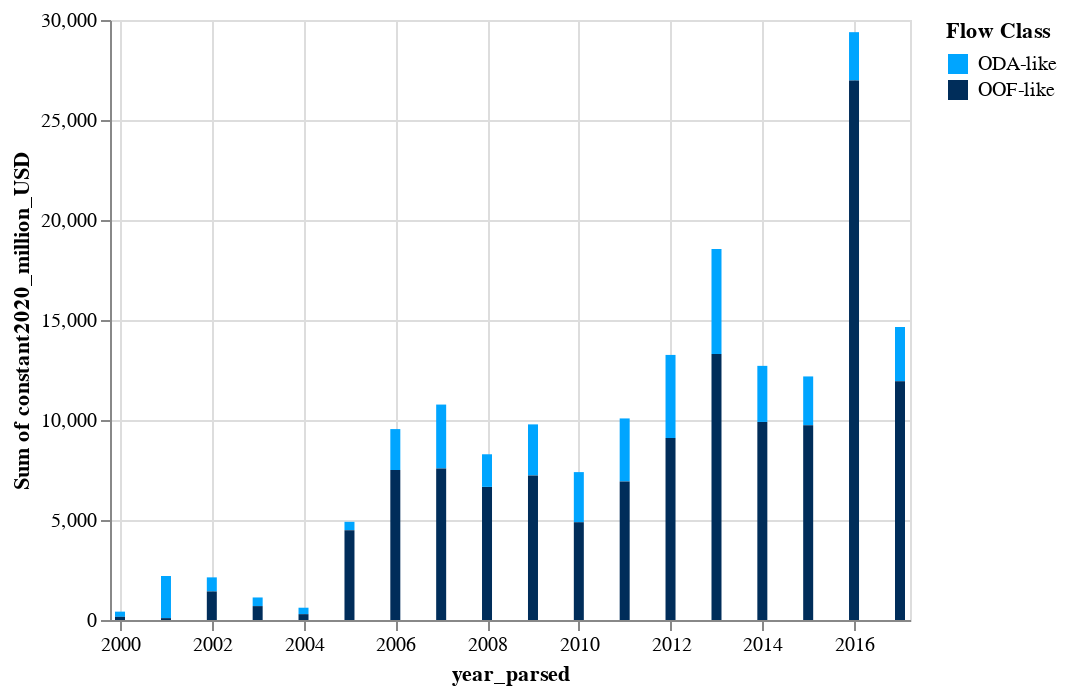

The notebook cell this image was saved under:
### Code cell
alt.Chart(cftimeline).mark_bar().encode(
    alt.Color('Flow Class', scale = alt.Scale(domain=['ODA-like','OOF-like'], range=['#00A5FF','#002D5A'])),
    x='year_parsed:T',
    y='sum(constant2020_million_USD)',

)

### Figure 1 — Vega-Lite specification as saved in the notebook (floating-point values rounded to 4 significant figures)
{"config": {"view": {"continuousWidth": 400, "continuousHeight": 300}}, "data": {"name": "data-5826ce70611190d89de4428ae7beabb6"}, "mark": "bar", "encoding": {"color": {"type": "nominal", "field": "Flow Class", "scale": {"domain": ["ODA-like", "OOF-like"], "range": ["#00A5FF", "#002D5A"]}}, "x": {"type": "temporal", "field": "year_parsed"}, "y": {"type": "quantitative", "aggregate": "sum", "field": "constant2020_million_USD"}}, "$schema": "https://vega.github.io/schema/vega-lite/v4.8.1.json", "datasets": {"data-5826ce70611190d89de4428ae7beabb6": [{"Commitment Year": 2000, "Flow Class": "ODA-like", "constant2020_million_USD": 259.3, "year_parsed": "2000-01-01T00:00:00"}, {"Commitment Year": 2000, "Flow Class": "OOF-like", "constant2020_million_USD": 158.4, "year_parsed": "2000-01-01T00:00:00"}, {"Commitment Year": 2001, "Flow Class": "ODA-like", "constant2020_million_USD": 2105.0, "year_parsed": "2001-01-01T00:00:00"}, {"Commitment Year": 2001, "Flow Class": "OOF-like", "constant2020_million_USD": 93.57, "year_parsed": "2001-01-01T00:00:00"}, {"Commitment Year": 2002, "Flow Class": "ODA-like", "constant2020_million_USD": 704.1, "year_parsed": "2002-01-01T00:00:00"}, {"Commitment Year": 2002, "Flow Class": "OOF-like", "constant2020_million_USD": 1427.0, "year_parsed": "2002-01-01T00:00:00"}, {"Commitment Year": 2003, "Flow Class": "ODA-like", "constant2020_million_USD": 432.1, "year_parsed": "2003-01-01T00:00:00"}, {"Commitment Year": 2003, "Flow Class": "OOF-like", "constant2020_million_USD": 694.6, "year_parsed": "2003-01-01T00:00:00"}, {"Commitment Year": 2004, "Flow Class": "ODA-like", "constant2020_million_USD": 322.8, "year_parsed": "2004-01-01T00:00:00"}, {"Commitment Year": 2004, "Flow Class": "OOF-like", "constant2020_million_USD": 291.5, "year_parsed": "2004-01-01T00:00:00"}, {"Commitment Year": 2005, "Flow Class": "ODA-like", "constant2020_million_USD": 418.8, "year_parsed": "2005-01-01T00:00:00"}, {"Commitment Year": 2005, "Flow Class": "OOF-like", "constant2020_million_USD": 4490.0, "year_parsed": "2005-01-01T00:00:00"}, {"Commitment Year": 2006, "Flow Class": "ODA-like", "constant2020_million_USD": 2046.0, "year_parsed": "2006-01-01T00:00:00"}, {"Commitment Year": 2006, "Flow Class": "OOF-like", "constant2020_million_USD": 7500.0, "year_parsed": "2006-01-01T00:00:00"}, {"Commitment Year": 2007, "Flow Class": "ODA-like", "constant2020_million_USD": 3195.0, "year_parsed": "2007-01-01T00:00:00"}, {"Commitment Year": 2007, "Flow Class": "OOF-like", "constant2020_million_USD": 7577.0, "year_parsed": "2007-01-01T00:00:00"}, {"Commitment Year": 2008, "Flow Class": "ODA-like", "constant2020_million_USD": 1631.0, "year_parsed": "2008-01-01T00:00:00"}, {"Commitment Year": 2008, "Flow Class": "OOF-like", "constant2020_million_USD": 6655.0, "year_parsed": "2008-01-01T00:00:00"}, {"Commitment Year": 2009, "Flow Class": "ODA-like", "constant2020_million_USD": 2552.0, "year_parsed": "2009-01-01T00:00:00"}, {"Commitment Year": 2009, "Flow Class": "OOF-like", "constant2020_million_USD": 7228.0, "year_parsed": "2009-01-01T00:00:00"}, {"Commitment Year": 2010, "Flow Class": "ODA-like", "constant2020_million_USD": 2511.0, "year_parsed": "2010-01-01T00:00:00"}, {"Commitment Year": 2010, "Flow Class": "OOF-like", "constant2020_million_USD": 4884.0, "year_parsed": "2010-01-01T00:00:00"}, {"Commitment Year": 2011, "Flow Class": "ODA-like", "constant2020_million_USD": 3151.0, "year_parsed": "2011-01-01T00:00:00"}, {"Commitment Year": 2011, "Flow Class": "OOF-like", "constant2020_million_USD": 6927.0, "year_parsed": "2011-01-01T00:00:00"}, {"Commitment Year": 2012, "Flow Class": "ODA-like", "constant2020_million_USD": 4158.0, "year_parsed": "2012-01-01T00:00:00"}, {"Commitment Year": 2012, "Flow Class": "OOF-like", "constant2020_million_USD": 9096.0, "year_parsed": "2012-01-01T00:00:00"}, {"Commitment Year": 2013, "Flow Class": "ODA-like", "constant2020_million_USD": 5251.0, "year_parsed": "2013-01-01T00:00:00"}, {"Commitment Year": 2013, "Flow Class": "OOF-like", "constant2020_million_USD": 13300.0, "year_parsed": "2013-01-01T00:00:00"}, {"Commitment Year": 2014, "Flow Class": "ODA-like", "constant2020_million_USD": 2804.0, "year_parsed": "2014-01-01T00:00:00"}, {"Commitment Year": 2014, "Flow Class": "OOF-like", "constant2020_million_USD": 9903.0, "year_parsed": "2014-01-01T00:00:00"}, {"Commitment Year": 2015, "Flow Class": "ODA-like", "constant2020_million_USD": 2441.0, "year_parsed": "2015-01-01T00:00:00"}, {"Commitment Year": 2015, "Flow Class": "OOF-like", "constant2020_million_USD": 9738.0, "year_parsed": "2015-01-01T00:00:00"}, {"Commitment Year": 2016, "Flow Class": "ODA-like", "constant2020_million_USD": 2416.0, "year_parsed": "2016-01-01T00:00:00"}, {"Commitment Year": 2016, "Flow Class": "OOF-like", "constant2020_million_USD": 26980.0, "year_parsed": "2016-01-01T00:00:00"}, {"Commitment Year": 2017, "Flow Class": "ODA-like", "constant2020_million_USD": 2717.0, "year_parsed": "2017-01-01T00:00:00"}, {"Commitment Year": 2017, "Flow Class": "OOF-like", "constant2020_million_USD": 11930.0, "year_parsed": "2017-01-01T00:00:00"}]}}
